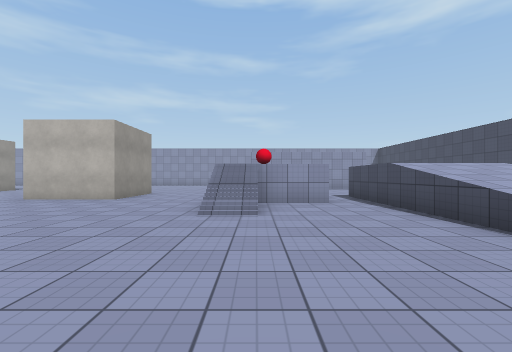
View 1 (above)

19 first-person views from a walk through a 3-D level made in the Unity game engine. The camera is 1.3 m above the floor, looks level and sees 90° across. The floor is counted in squares, 2 m on a side. Each view is taken from the middle of a square. On the plan, view 1 faces up. The plan holds only what a view shows up to about 9 squares ahead; the rest is blank. Some animated figures are not drawn. Surface patterns are stand-ins for the level's own textures.

View 2
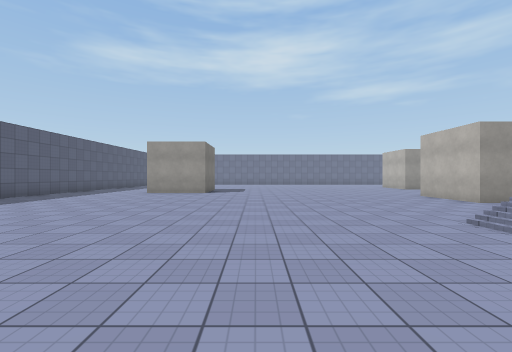

View 3
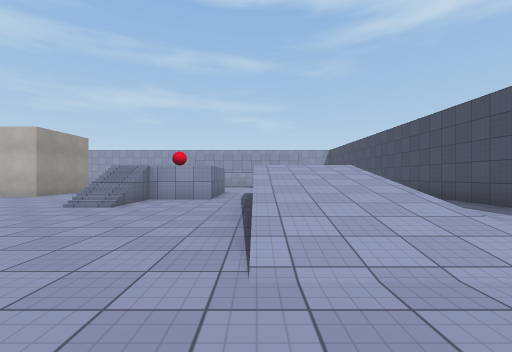

View 4
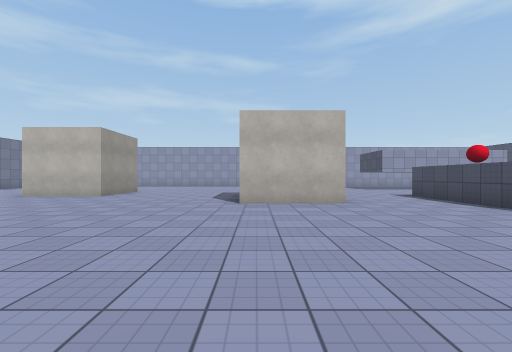

View 5
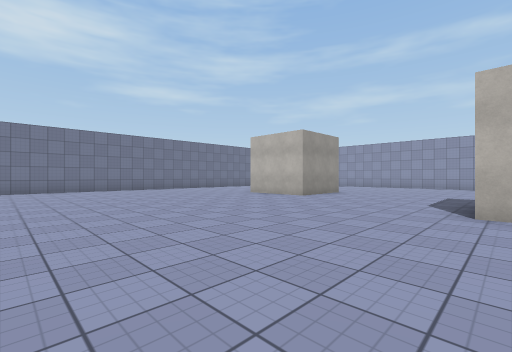

View 6
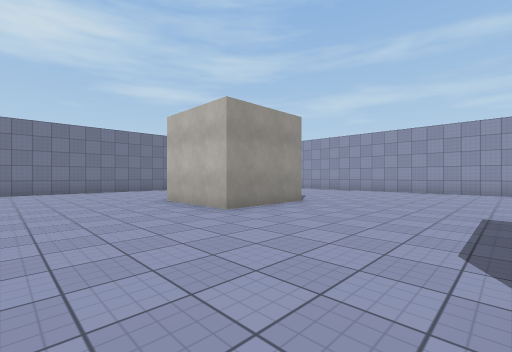

View 7
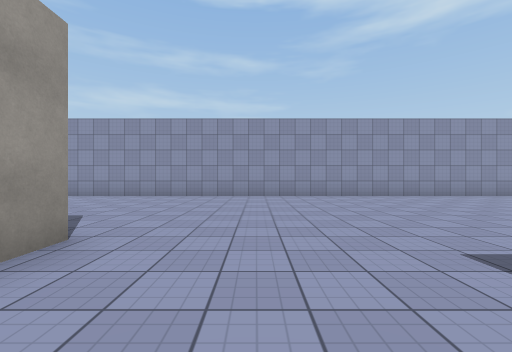

View 8
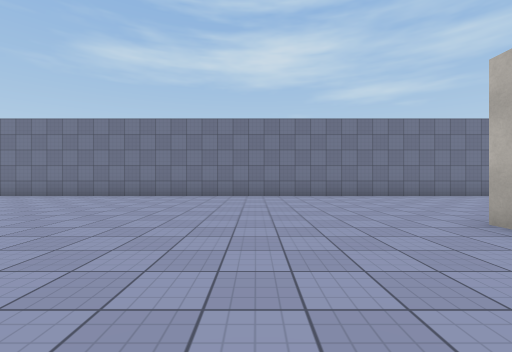

View 9
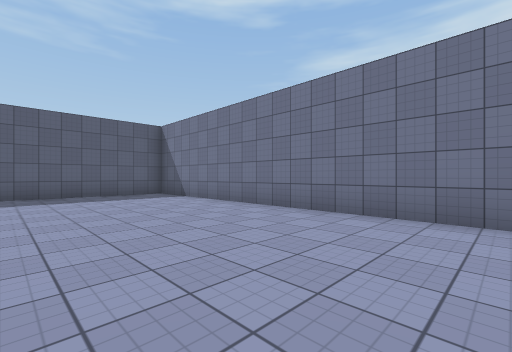

View 10
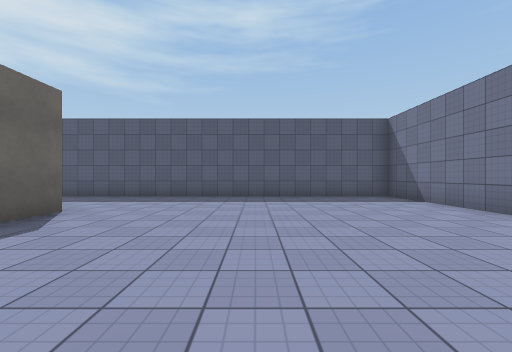

View 11
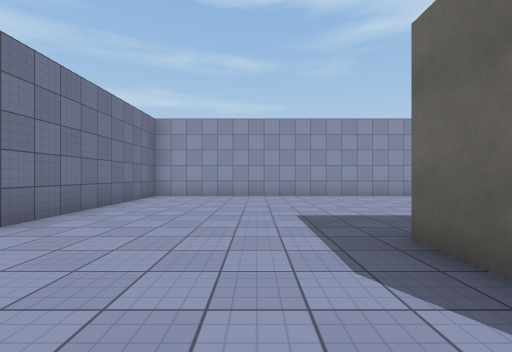

View 12
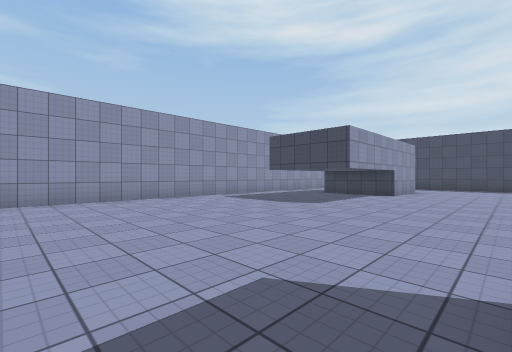

View 13
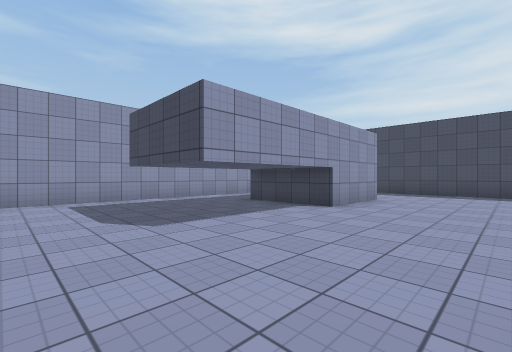

View 14
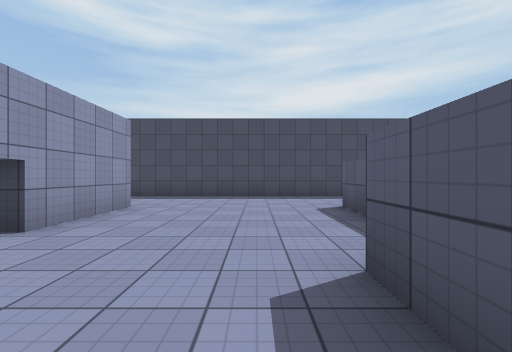

View 15
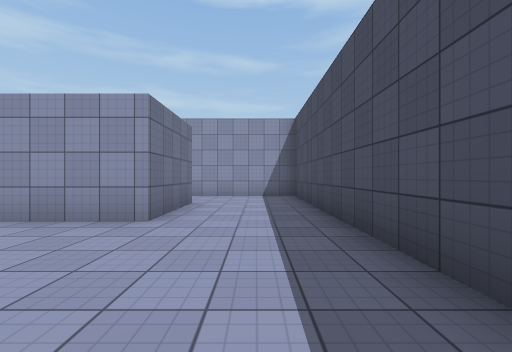

View 16
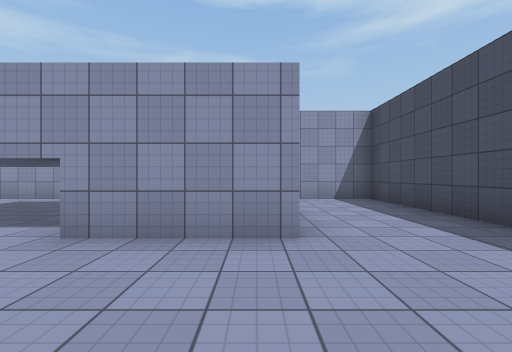

View 17
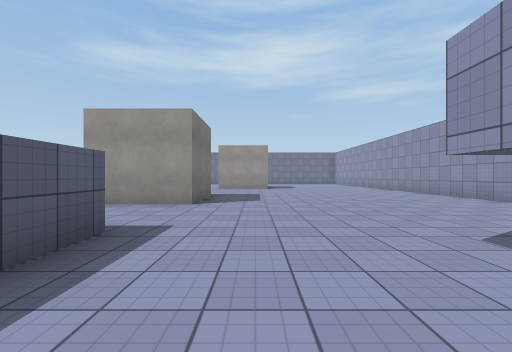

View 18
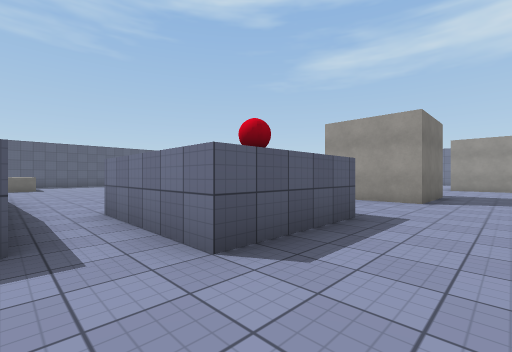

View 19
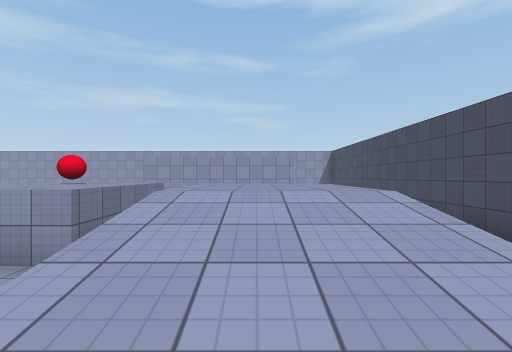

### Floor plan
Key: @ floor where view 1 was taken; # wall or solid block; . main floor; : floor 1.75 m higher than the main floor; + floor 2 m higher than the main floor; / step, stairs or slope; = window, fence, low wall or low ledge; v drop or lower ground; B red ball; T thing the floor can be seen under or through.
Columns run from 19 left of view 1 to 9 right of it. Each row starts with its distance up from view 1.
 18 #############################
 17 #...........................#
 16 #...........................#
 15 #..................T  ###...#
 14 #..................T..T #...#
 13 #..................TTTTT#...#
 12 #...... ....................#
 11 #.....###...................#
 10 #.....# #...................#
  9 #.....###....###...::/......#
  8 #............###...B//#//...#
  7 #............###...://v++  .#
  6 #..................#//v++  .#
  5 #..................#..v//  .#
  4 #.....................v// ..#
  3 #.....................=//..
  2 #.....................///
  1 #.....       .........///
  0 #......      ......@....
 -1 #.......     ........ .
 -2 #........    .......
 -3 #........#   ......
 -4 #.........   .....
 -5 #..........  ....
 -6 #..........  ...
 -7 #........... ..
 -8 ###############

Where each view was taken, in squares from view 1:
view 1: 0 up, 0 right, facing up
view 2: 1 up, 3 right, facing left
view 3: 1 down, 3 right, facing up
view 4: 1 up, 6 left, facing up
view 5: 2 up, 6 left, facing up-left
view 6: 6 up, 7 left, facing up-left
view 7: 9 up, 9 left, facing up
view 8: 6 up, 10 left, facing left
view 9: 2 up, 14 left, facing down-left
view 10: 1 up, 14 left, facing down
view 11: 9 up, 15 left, facing up
view 12: 10 up, 6 left, facing up-right
view 13: 10 up, 2 left, facing up-right
view 14: 10 up, 0 right, facing right
view 15: 9 up, 7 right, facing up
view 16: 10 up, 5 right, facing up
view 17: 11 up, 2 right, facing left
view 18: 11 up, 3 right, facing down-left
view 19: 3 up, 4 right, facing up
